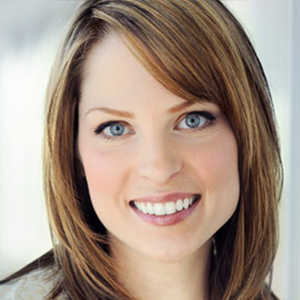
#> input picture python_proj/python/image/img_src/2.jpg, 300 x 300 px
$ python -i red-eye.py   (imports and definitions only)
#> lines starting #> are read from the running program, lines starting #| are printed output that depends on the picture; after the words box and inside, x2 and y2 are one past the last pixel; in counts of white or black regions, pixels touching at a corner belong together
import cv2
import tkinter as tk
from tkinter import filedialog
from PIL import Image, ImageTk

def correct_red_eye(image_path):
    # Load image using OpenCV
#> called with image_path = 'img_src/2.jpg'
    img = cv2.imread(image_path)
#> img is the input picture: shape (300, 300, 3); mean B, G, R 134, 147.9, 165.9

    # Convert BGR image to RGB
    img_rgb = cv2.cvtColor(img, cv2.COLOR_BGR2RGB)

    # Perform red-eye correction (example: simple desaturation)
    gray = cv2.cvtColor(img, cv2.COLOR_BGR2GRAY)
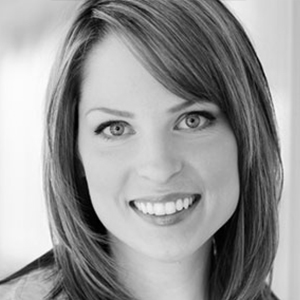
#> gray: shape (300, 300); min 0, max 253, mean 151.7
    _, threshold = cv2.threshold(gray, 50, 255, cv2.THRESH_BINARY)
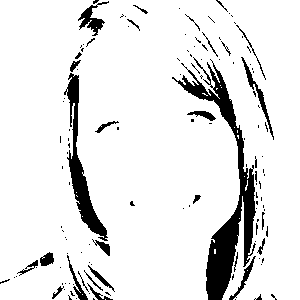
#> threshold: shape (300, 300); 90% white; 132 black regions (101 under 20 px), largest, box (x1, y1, x2, y2) and area: (172, 57, 256, 300) 4357, (64, 73, 108, 241) 1732, (78, 1, 109, 36) 362
    img_rgb[:, :, 2] = cv2.subtract(img_rgb[:, :, 2], threshold)
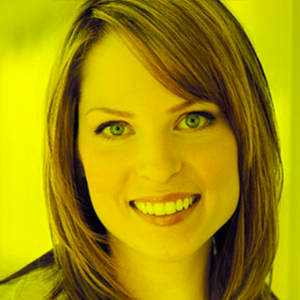
#> img_rgb: shape (300, 300, 3); mean R, G, B 165.9, 147.9, 2.4

    return Image.fromarray(img_rgb)

def upload_image():
    file_path = filedialog.askopenfilename()
    if file_path:
        # Perform red-eye correction
        corrected_image = correct_red_eye(file_path)

        # Save the corrected image with a meaningful name
        output_file_path = filedialog.asksaveasfilename(defaultextension=".png",
                                                        filetypes=[("PNG files", "*.png"),
                                                                   ("JPEG files", "*.jpg;*.jpeg")])
        if output_file_path:
            corrected_image.save(output_file_path)
            update_image(output_file_path)

def update_image(image_path):
    img = Image.open(image_path)
    img.thumbnail((400, 400))  # Resize image for display
    img = ImageTk.PhotoImage(img)
    image_label.configure(image=img)
    image_label.image = img

# Create the main window
# [2 lines not run here, left out]

# Create and configure the Upload button
# [1 line that did not run here, left out]
# [1 line not run here, left out]

# Create and configure the image label
# [1 line that did not run here, left out]
# [4 lines not run here, left out]

>>> result = correct_red_eye('img_src/2.jpg')

$ run again, on python_proj/python/image/img_src/t.jpg
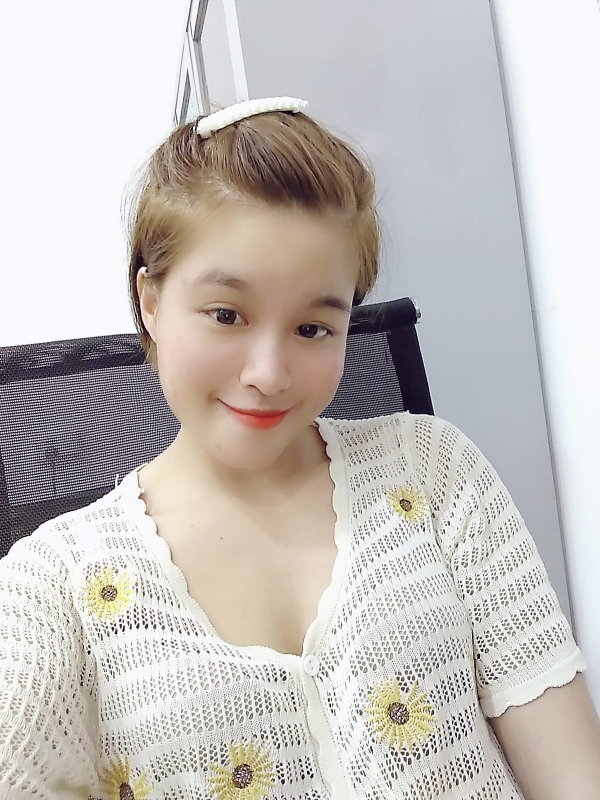
#> input picture python_proj/python/image/img_src/t.jpg, 1200 x 1600 px (shown at 1/2 size)
#> in correct_red_eye, img is the input picture: shape (1600, 1200, 3); mean B, G, R 188.7, 192, 197.4
#> in correct_red_eye, `_, threshold = cv2.threshold(gray, 50, 255, cv2.THRESH_BINARY)`:
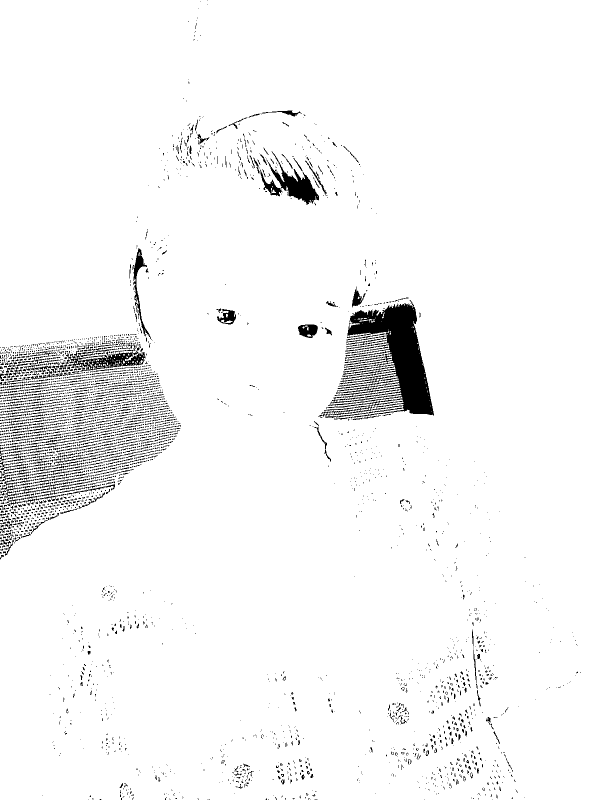
#> threshold: shape (1600, 1200) (shown at 1/2 size); 96.1% white; 3047 black regions (2563 under 20 px), largest, box (x1, y1, x2, y2) and area: (643, 600, 868, 839) 21608, (520, 303, 638, 410) 3792, (132, 685, 291, 743) 3184
#> in correct_red_eye, `img_rgb[:, :, 2] = cv2.subtract(img_rgb[:, :, 2], threshold)`:
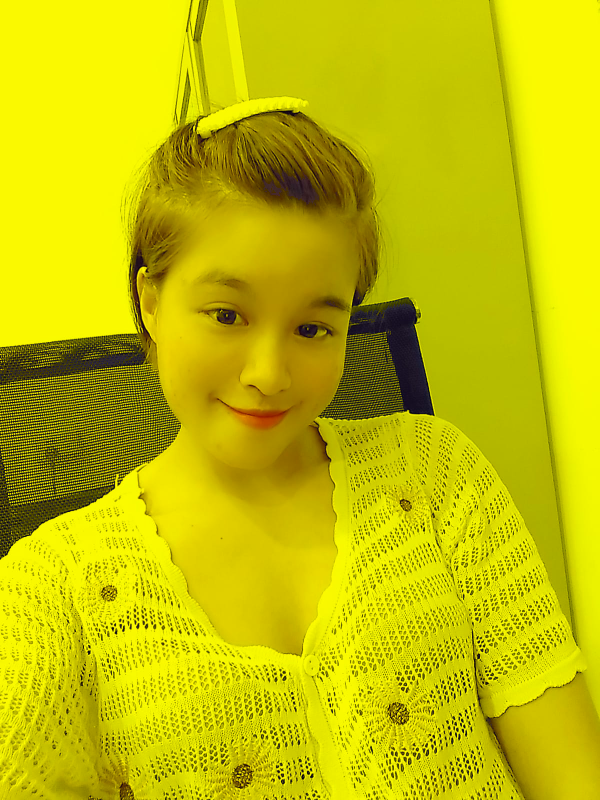
#> img_rgb: shape (1600, 1200, 3) (shown at 1/2 size); mean R, G, B 197.4, 192, 1.3

$ run again, on python_proj/python/image/img_src/v.jpg
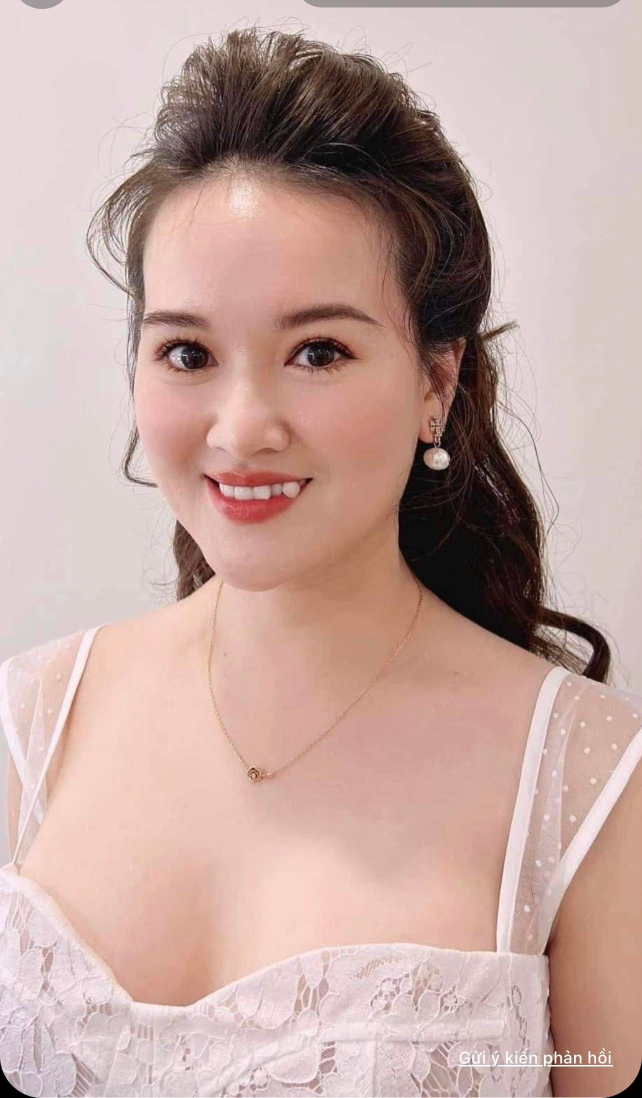
#> input picture python_proj/python/image/img_src/v.jpg, 1284 x 2196 px (shown at 1/2 size)
#> in correct_red_eye, img is the input picture: shape (2196, 1284, 3); mean B, G, R 161.3, 167.6, 196.5
#> in correct_red_eye, `_, threshold = cv2.threshold(gray, 50, 255, cv2.THRESH_BINARY)`:
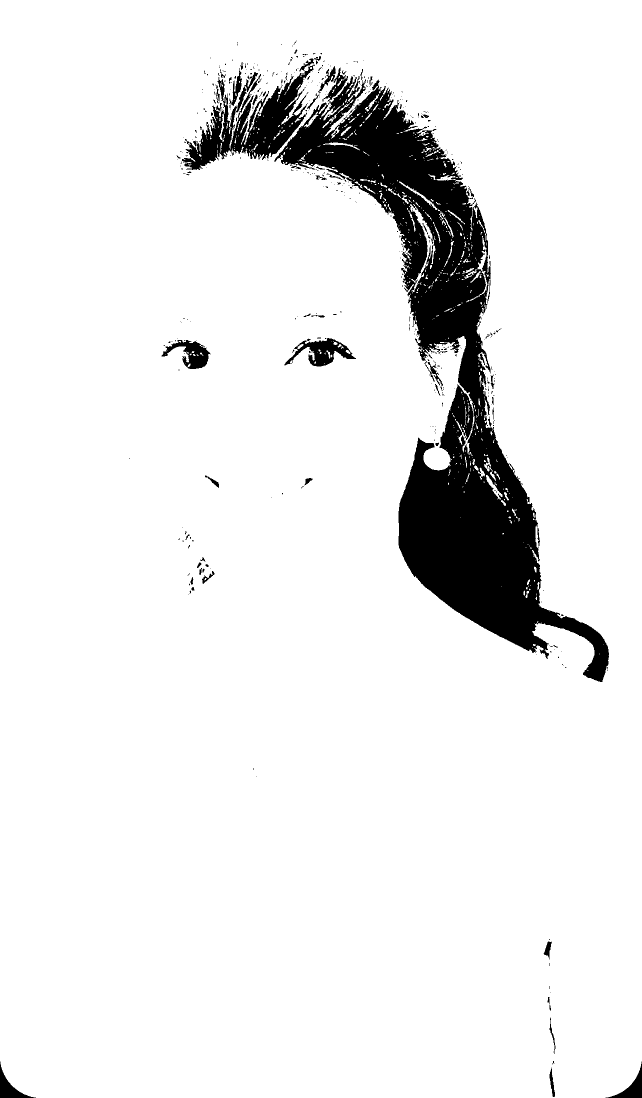
#> threshold: shape (2196, 1284) (shown at 1/2 size); 92% white; 486 black regions (420 under 20 px), largest, box (x1, y1, x2, y2) and area: (549, 135, 1218, 1364) 188871, (364, 129, 630, 340) 19256, (569, 676, 712, 733) 3352
#> in correct_red_eye, `img_rgb[:, :, 2] = cv2.subtract(img_rgb[:, :, 2], threshold)`:
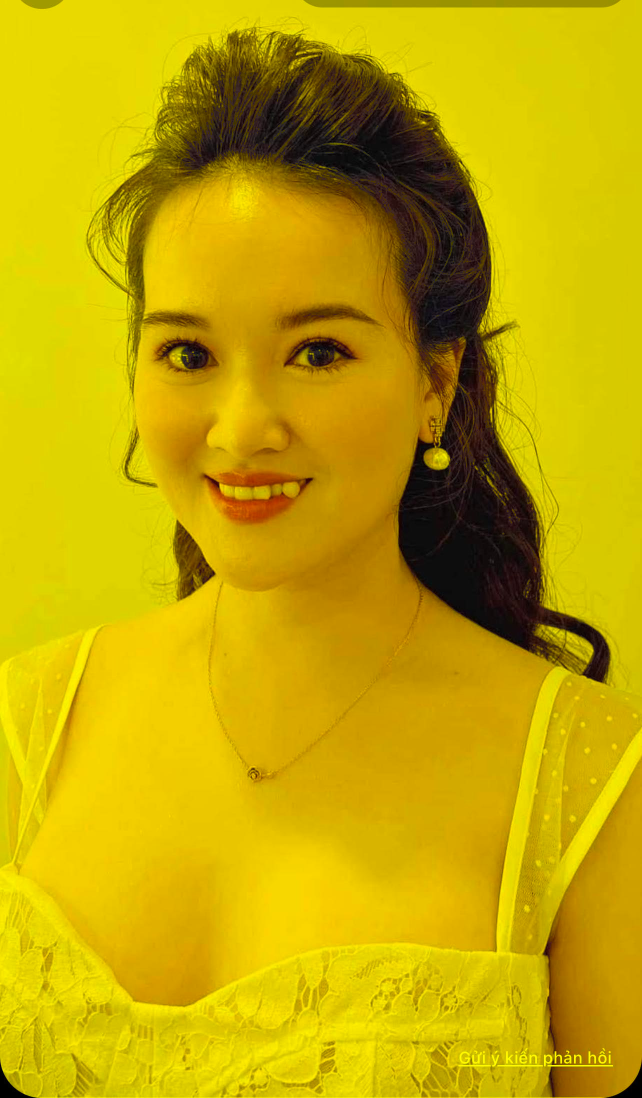
#> img_rgb: shape (2196, 1284, 3) (shown at 1/2 size); mean R, G, B 196.5, 167.6, 1.5
